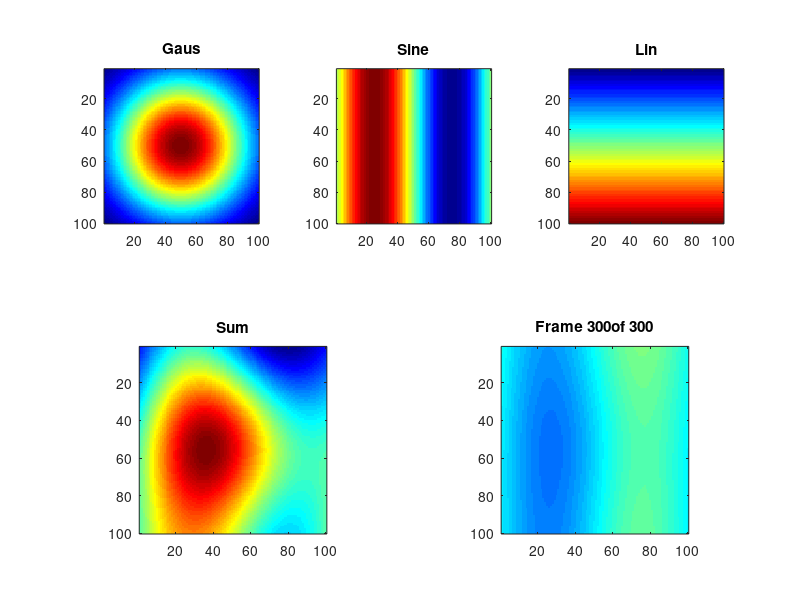
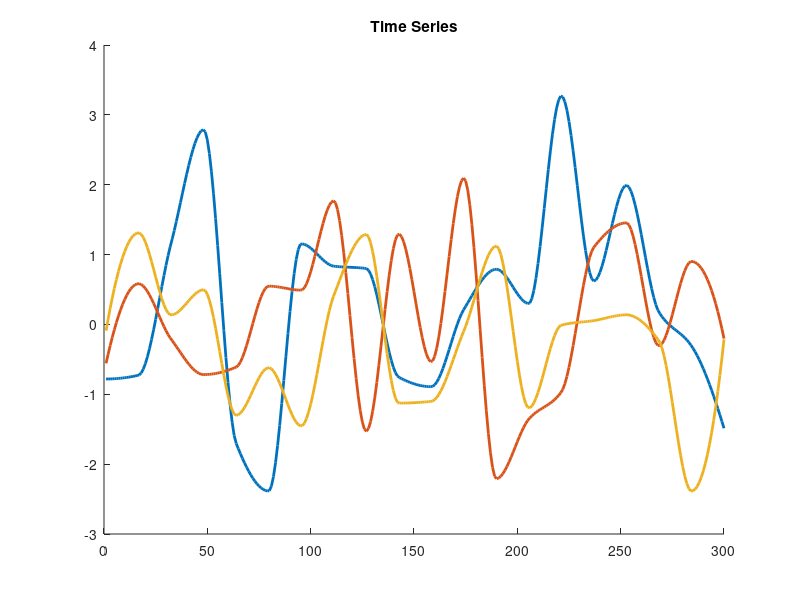

Recreate these plots in MATLAB, in order.
%%
%     Curso do canal ExataMenteS
%     Aula 69 - Dados 3D
%     Se inscreva no canal e nos ajude a crescer <3
%     https://www.youtube.com/channel/UCZyFebN0_gF2yy5fhVhlXtA
%     Professor: Joao Pinheiro
%     Copyright https://github.com/joaomh
%%

% Dataset
 n = 100; 
 [X,Y] = meshgrid(1:n);

% Functions
% Gauss
Sigma = 2*(n/pi)^2;
FuncGauss = exp( -((X-0.5*n).^2 + (Y-0.5*n).^2) / Sigma);

% Sine
FuncSin = 0.3*(1 + sin( 2*pi * X/n ));

% Linear
FuncLin = 0.5 * Y ./ n;

% Sum
FuncSum = FuncGauss + FuncSin + FuncLin;

% Plot
figure(1), clf
colormap jet
subplot(231), imagesc(FuncGauss), axis square
title('Gaus')
subplot(232), imagesc(FuncSin), axis square
title('Sine')
subplot(233), imagesc(FuncLin), axis square
title('Lin')
subplot(223), imagesc(FuncSum), axis square
title('Sum')


% Create the time series
k = 20; % Number of poles for random amplitudes
NumberPoints = 300;
TimeSeries1 = interp1(randn(k,1),linspace(1,k,NumberPoints),'pchip')';
TimeSeries2 = interp1(randn(k,1),linspace(1,k,NumberPoints),'pchip')';
TimeSeries3 = interp1(randn(k,1),linspace(1,k,NumberPoints),'pchip')';

% Plot
figure(2), clf, hold on
plot(1:NumberPoints,TimeSeries1,'linew',2)
plot(1:NumberPoints,TimeSeries2,'linew',2)
plot(1:NumberPoints,TimeSeries3,'linew',2)
title('Time Series')

% Create the multivariate dataset
% Loop over time 
MultiData = zeros([ NumberPoints n n ]);
for i = 1:NumberPoints
    MultiData(i,:,:) = TimeSeries1(i)*FuncSin + TimeSeries2(i)*FuncGauss...
                         + TimeSeries3(i)*FuncLin;
end

% Show in a video in the previous figure
figure(1)
subplot(224)
% Create an image handle
ImgHandle = imagesc(squeeze(MultiData(1,:,:)));
set(gca,'clim',[-1 1]*2)
axis square
% Create handle to the title
TitleHandle = title('Movie.');

for i = 1:NumberPoints
    set(ImgHandle, 'Cdata', squeeze(MultiData(i,:,:)))
    set(TitleHandle, 'String', ['Frame ' num2str(i) 'of ' num2str(NumberPoints) ])
    pause(.05)
end
